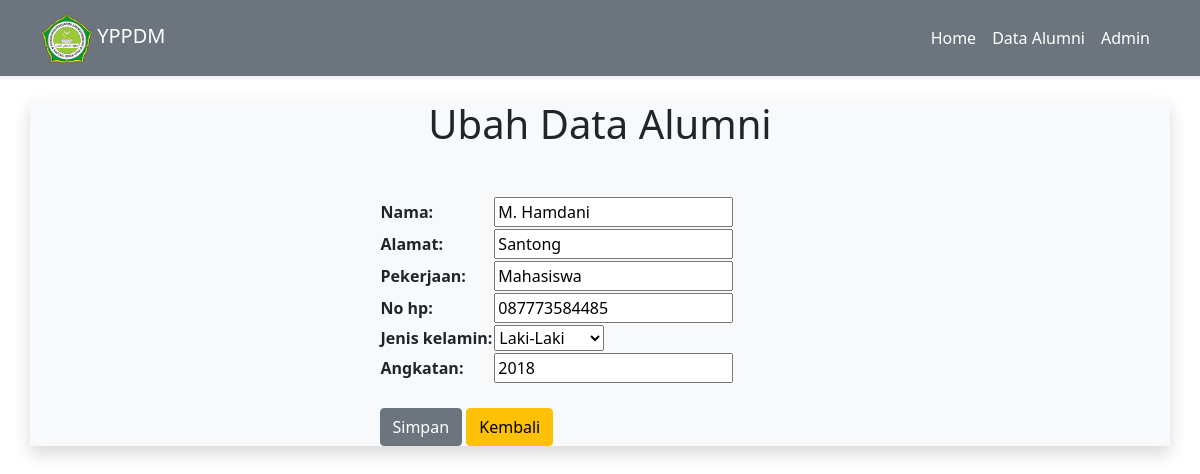
The app's page /dataapp/ubah/6 with its own data.
### dataapp/models.py (models this page shows, shortened)
class Data_Alumni(models.Model):
    jk = (
        ('L', 'Laki-Laki'),
        ('P', 'Perempuan'),
    )
    nama = models.CharField(max_length=100)
    alamat = models.CharField(max_length=100)
    pekerjaan = models.CharField(max_length=100)
    no_hp = models.CharField(max_length=15)
    jenis_kelamin = models.CharField(max_length=10, choices=jk)
    angkatan = models.CharField(max_length=10)

### dataapp/views.py (the view)
# urls.py: path('dataapp/ubah/<int:ubah_id>', ubah, name='ubah'),
def ubah(request, ubah_id):
    ubah_data = Data_Alumni.objects.get(id=ubah_id)
    data_alumni ={
        'nama' : ubah_data.nama,
        'alamat' : ubah_data.alamat,
        'pekerjaan' : ubah_data.pekerjaan,
        'no_hp' : ubah_data.no_hp,
        'jenis_kelamin' : ubah_data.jenis_kelamin,
        'angkatan' : ubah_data.angkatan,
    }
    data_alumni_form = DataForm(request.POST or None, initial=data_alumni, instance=ubah_data)
    if request.method == 'POST':
        if data_alumni_form.is_valid():
            data_alumni_form.save()
            messages.success(request, "Data Berhasil Di Ubah")
        return redirect('tabel_data')
    data = {
        'judul' : 'Ubah Data Alumni',
        'isi' : data_alumni_form,
    }
    return render(request, 'dataapp/tambah.html', data)

### dataapp/forms.py
class DataForm(ModelForm):
    class Meta:
        model = Data_Alumni
        fields = '__all__'
        Widgets = {
            'nama' : forms.TextInput({'class':'form-control'}),
            'alamat' : forms.TextInput({'class':'form-control'}),
            'pekerjaan' : forms.TextInput({'class':'form-control'}),
            'no_hp' : forms.TextInput({'class':'form-control'}),
            'jenis_kelamin' : forms.Select({'class':'form-control'}),
            'angkatan' : forms.TextInput({'class':'form-control'}),
        }

### templates/dataapp/tambah.html (shortened to what this page needs)
{% extends "base.html" %} {% block title %} {{judul}} {% endblock title %} {% block contents %}
<h1 align="center">{{judul}}</h1>
<div class="container mt-5">
  <div class="row mt-5 d-flex justify-content-center">
    <div class="col-md-5">
      <form method="POST">
        <table>
          {{isi.as_table}}
        </table>
        <br />
        <button class="btn btn-secondary" type="submit">Simpan</button>
        <a href="/dataapp/tabel_data" class="btn btn-warning">Kembali</a>
      </form>
    </div>
  </div>
</div>
{% endblock contents %}

### records on screen
Data_Alumni: nama "M. Hamdani", alamat "Santong", pekerjaan "Mahasiswa", no_hp "087773584485", jenis_kelamin "Laki-Laki", angkatan "2018"

### other values on screen
{{ judul }} "Ubah Data Alumni"
